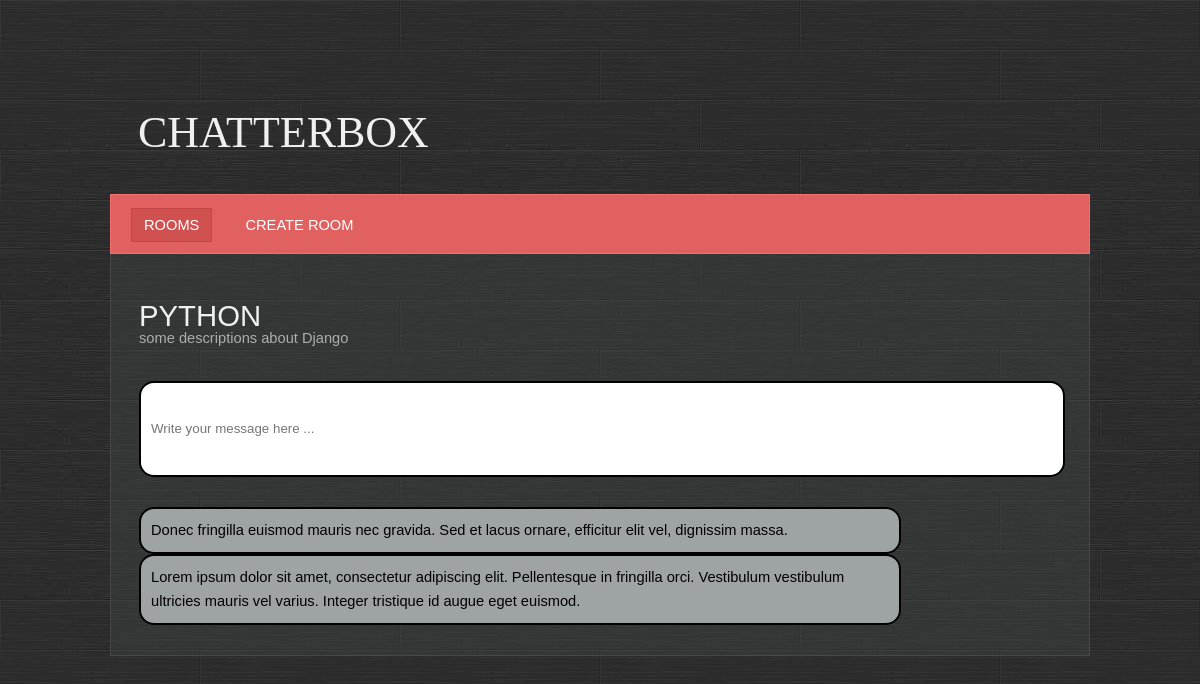
The app's page /room/detail/2/ with its own data.
### base/models.py (models this page shows, shortened)
class Room(Model):
    name = models.CharField(max_length=200, unique=True)
    description = models.TextField(null=True, blank=True)
    participants = models.ManyToManyField(User, related_name="participants", blank=True)
    created = models.DateTimeField(auto_now_add=True)
    updated = models.DateTimeField(auto_now=True)
    class Meta:
        ordering = ['-created', 'name']

class Message(Model):
    body = models.TextField()
    room = models.ForeignKey(Room, on_delete=models.CASCADE)
    user = models.ForeignKey(User, on_delete=models.CASCADE)
    created = models.DateTimeField(auto_now_add=True)
    updated = models.DateTimeField(auto_now=True)
    class Meta:
        ordering = ['-created', 'body']

### base/views.py (the view, shortened to what this page needs)
# urls.py: path('room/detail/<pk>/', base.views.room, name='room'),
def room(request, pk):
    room = Room.objects.get(id=pk)
    messages = room.message_set.all()
    context = {'messages': messages, 'room': room}
    return render(request, template_name='base/room.html', context=context)

### base/templates/base/room.html (shortened to what this page needs)
{% extends 'main.html' %}
{%  block content %}
    <h1>{{ room.name }}</h1>
    <div class="box">
        {{ room.description }}
    </div>
    <div class="box room__message">
        <form method="post">
            <input id="new_message" name="body" placeholder="Write your message here ...">
        </form>
    </div>
    <div class="box">
        {% for message in messages %}
            <div class="message">{{ message.body }}</div>
        {% endfor %}
    </div>
{%  endblock %}

### static/styles/style.css (style rules this page uses)
* { margin: 0; padding: 0; }
body { font-size: 11pt; line-height: 1.6em; font-family: Arial, sans-serif; background: #9ea3a3; color: #adadad; background: url(/static/images/bg.jpg); }
h1,h2,h3,h4 { text-transform: uppercase; font-weight: normal; color: #f0f0f0; }
.message { width: 80%; padding: 10px; color: black; background: #9ea3a3; border-radius: 15px; border: 2px solid black; }
.room__message { background: white; border-radius: 15px; border: 2px solid black; width: 100%; }
.room__message > form > input { resize: none; border: none; outline: none; padding: 10px; height: 4.5rem; width: 100%; }
.box { overflow: hidden; margin: 0px 0 30px 0; }

### records on screen
Room: name "PYTHON", description "some descriptions about Django"
Message: body "Donec fringilla euismod mauris nec gravida. Sed et lacus ornare, efficitur elit vel, dignissim massa."
Message: body "Lorem ipsum dolor sit amet, consectetur adipiscing elit. Pellentesque in fringilla orci. Vestibulum vestibulum ultricies mauris vel varius. Integer tristique id augue eget euismod."
